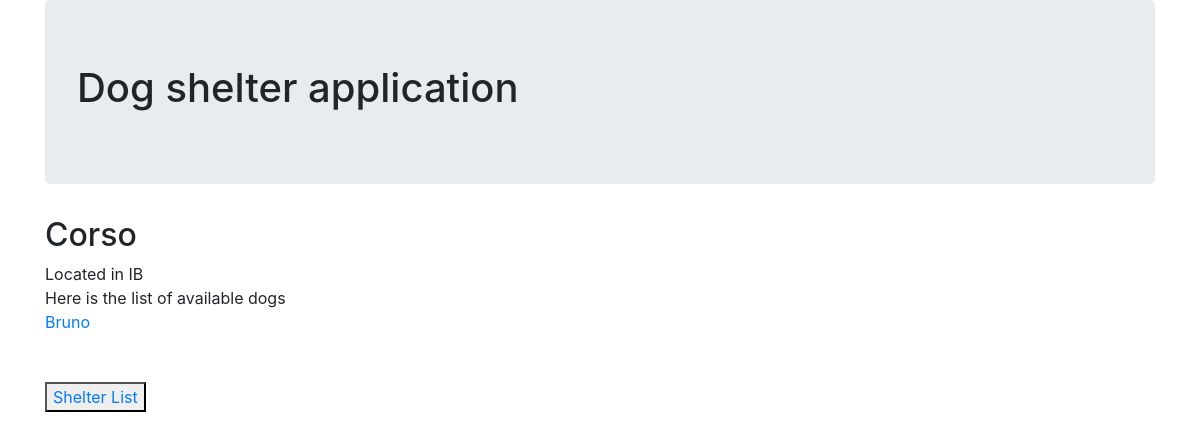
/shelter/2, run on the app's committed database.
### dog_shelters/models.py (models this page shows, shortened)
class Shelter(models.Model):
    name = models.CharField(max_length=200)
    location = models.CharField(max_length=200)

class Dog(models.Model):
    shelter = models.ForeignKey(Shelter, on_delete=models.PROTECT)
    name = models.CharField(max_length=200)
    description = models.TextField(max_length=200)
    intake_date = models.DateTimeField(auto_now_add=True)

### dog_shelters/views.py (the view)
# urls.py: path('shelter/<int:pk>', views.shelter_detail, name='shelter_detail'),
def shelter_detail(request, pk):
    shelter = get_object_or_404(models.Shelter, pk=pk)
    context = {'shelter':shelter}
    return render(request,'shelter_detail.html',context)

### dog_shelters/templates/shelter_detail.html (shortened to what this page needs)
{% extends 'base.html' %}
{% block content %}
<h2>{{ shelter.name }}</h2>
<div>Located in {{ shelter.location }}</div>
{% if shelter.dog_set.all %}
    <div>Here is the list of available dogs</div>
    {% for dog in shelter.dog_set.all %}
        <div>
            <a href="{% url 'dog_detail' dog.id %}">
                {{dog.name}}
            </a>
        </div>
        {% endfor %}
        {% else %}
        <br>
        <div>
            This shelter has no dogs available for adoption
        </div>
        {% endif %}
    <br><br>
    <button><a href="{% url 'shelter_list' %}">Shelter List</a></button>
{% endblock %}

### data on the page
Shelter: name "Corso", location "IB"
Dog: name "Bruno"
